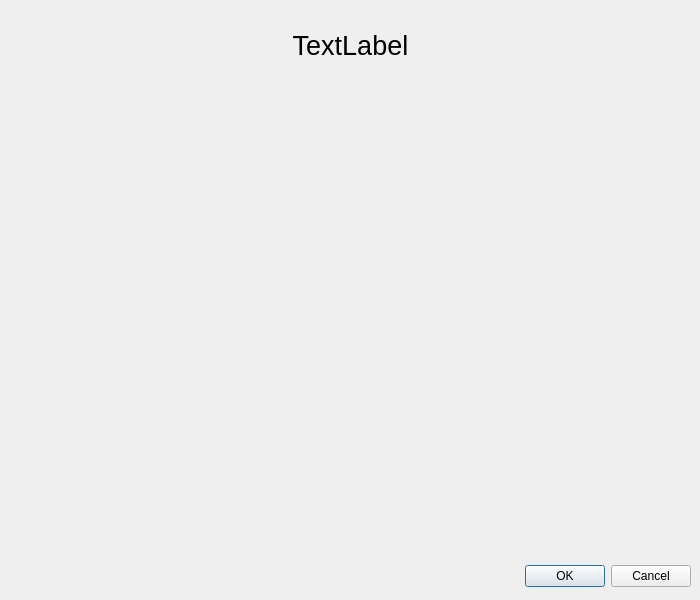
<?xml version="1.0" encoding="UTF-8"?>
<ui version="4.0">
 <class>Dialog</class>
 <widget class="QDialog" name="Dialog">
  <property name="windowModality">
   <enum>Qt::WindowModal</enum>
  </property>
  <property name="geometry">
   <rect>
    <x>0</x>
    <y>0</y>
    <width>700</width>
    <height>600</height>
   </rect>
  </property>
  <property name="windowTitle">
   <string>Dialog</string>
  </property>
  <property name="sizeGripEnabled">
   <bool>false</bool>
  </property>
  <property name="modal">
   <bool>true</bool>
  </property>
  <widget class="QDialogButtonBox" name="buttonBox">
   <property name="geometry">
    <rect>
     <x>10</x>
     <y>560</y>
     <width>681</width>
     <height>32</height>
    </rect>
   </property>
   <property name="orientation">
    <enum>Qt::Horizontal</enum>
   </property>
   <property name="standardButtons">
    <set>QDialogButtonBox::Cancel|QDialogButtonBox::Ok</set>
   </property>
  </widget>
  <widget class="QLabel" name="labelDialog">
   <property name="geometry">
    <rect>
     <x>10</x>
     <y>10</y>
     <width>681</width>
     <height>71</height>
    </rect>
   </property>
   <property name="font">
    <font>
     <pointsize>20</pointsize>
    </font>
   </property>
   <property name="text">
    <string>TextLabel</string>
   </property>
   <property name="alignment">
    <set>Qt::AlignCenter</set>
   </property>
   <property name="wordWrap">
    <bool>true</bool>
   </property>
  </widget>
  <widget class="QLabel" name="labelImage">
   <property name="geometry">
    <rect>
     <x>10</x>
     <y>80</y>
     <width>681</width>
     <height>471</height>
    </rect>
   </property>
   <property name="text">
    <string/>
   </property>
   <property name="alignment">
    <set>Qt::AlignCenter</set>
   </property>
  </widget>
 </widget>
 <resources/>
 <connections>
  <connection>
   <sender>buttonBox</sender>
   <signal>accepted()</signal>
   <receiver>Dialog</receiver>
   <slot>accept()</slot>
   <hints>
    <hint type="sourcelabel">
     <x>248</x>
     <y>254</y>
    </hint>
    <hint type="destinationlabel">
     <x>157</x>
     <y>274</y>
    </hint>
   </hints>
  </connection>
  <connection>
   <sender>buttonBox</sender>
   <signal>rejected()</signal>
   <receiver>Dialog</receiver>
   <slot>reject()</slot>
   <hints>
    <hint type="sourcelabel">
     <x>316</x>
     <y>260</y>
    </hint>
    <hint type="destinationlabel">
     <x>286</x>
     <y>274</y>
    </hint>
   </hints>
  </connection>
 </connections>
</ui>
